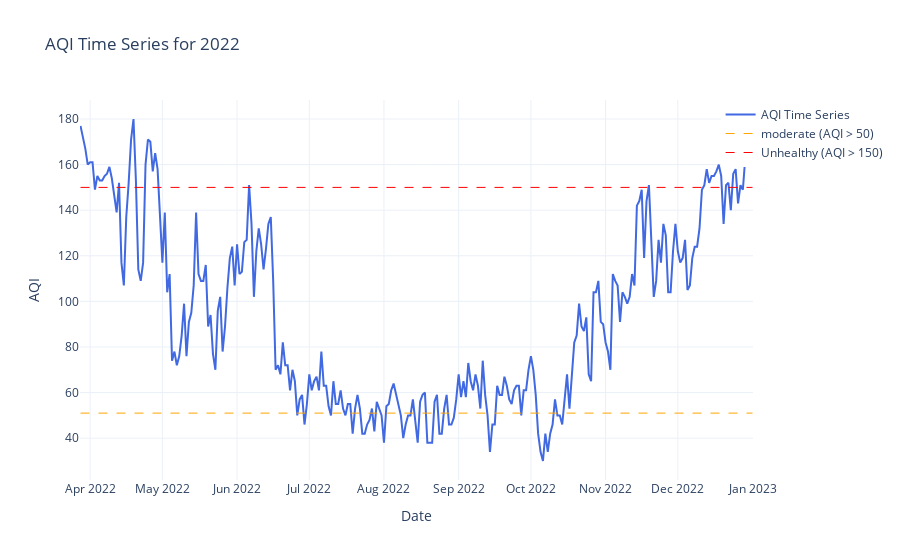

Notebook cell for this chart:
### Code cell
data_2022 = pd.read_csv('../data/year_2020/Kathmandu_2022.csv')

# Then pass the DataFrame to the function
aqi_2022 = plot_aqi_time_series(data_2022, '2022')

### Figure 1 — Plotly figure (JSON) as saved in the notebook; plotly's stock layout.template omitted (floating-point values rounded to 4 significant figures; data arrays with more than 128 entries replaced by an {"elided": "..."} marker saying what was removed)
{"data": [{"line": {"color": "royalblue", "width": 2}, "mode": "lines", "name": "AQI Time Series", "type": "scatter", "x": {"elided": "280 str values"}, "y": {"elided": "280 int values"}}, {"line": {"color": "orange", "dash": "dash", "width": 1}, "mode": "lines", "name": "moderate (AQI > 50)", "type": "scatter", "x": [null], "y": [null]}, {"line": {"color": "red", "dash": "dash", "width": 1}, "mode": "lines", "name": "Unhealthy (AQI > 150)", "type": "scatter", "x": [null], "y": [null]}], "layout": {"legend": {"orientation": "v", "x": 1.2, "xanchor": "right", "y": 1, "yanchor": "top"}, "shapes": [{"line": {"color": "orange", "dash": "dash", "width": 1}, "type": "line", "x0": "2022-03-28T00:00:00", "x1": "2023-01-01T00:00:00", "y0": 51, "y1": 51}, {"line": {"color": "red", "dash": "dash", "width": 1}, "type": "line", "x0": "2022-03-28T00:00:00", "x1": "2023-01-01T00:00:00", "y0": 150, "y1": 150}], "title": {"text": "AQI Time Series for 2022"}, "xaxis": {"title": {"text": "Date"}}, "yaxis": {"title": {"text": "AQI"}}}}
